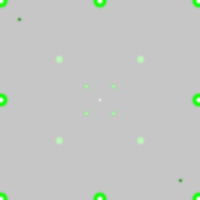
Frame 1 (no input)
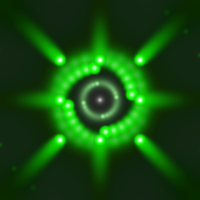
Frame 60 (the mouse pressed at the canvas centre just before this capture)
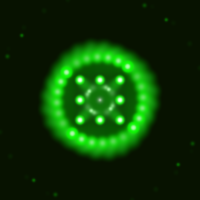
Frame 120 (the mouse held since frame 60 and released just before this capture)

The Processing sketch that drew these frames (run headless with seeded random() and noise(); from frame 60 on, the mouse is pressed at the canvas centre):

// Processing sketch: processing_3485
// ── processing_3485.pde

//Pablo Carrasco
float p,r,P,c,C,
m,N,n,e,E,
Ny,ny,Ey,ey,
nx,Nx,ex,Ex;//Especifico los float que voy a usar para asi poder modificarrlos en cualquier parte del sketch y especificar su valor 1 sola vez.
                                                   
void setup(){
  p=0;
  P=0;
  r=1;
  m=5; 

 
  size(200,200);
  smooth();
  noStroke();
  noCursor();//comando muy util en sketch de interaccion con el mouse...en este caso lo hago para q simplemete el mouse no tape cuando pase por encima del sketch.
}

void draw(){
noiseSeed(100);//el "noiseSeed" lo pongo solo de picado ya que todavia no logro hacerlo funcionar XD 
  n+=0.01; //todos mis float con "n" generalmente los uso para crear noise`s.
  ny+=0.029;
  nx+=0.0063;
  N=noise(n)*2;
  Ny=noise(ny)*2;
  Nx=noise(nx)*1.7;
  circulos2();
  circulos();
  
}



void circulos(){
  P-=r;//float de poscicion.
  p+=r;//float de poscicion.
  c=9.5*N;//float de tamaño variable.
  C=12;//float de tamaño
  if(p>=200||p<=0)//condicional para evitar q las pelotitas escapen ^^,tambien se podria usar "constrain".
  {
    r=-r;
  }
  fill(0,7);
 rectMode(CORNER);
rect(0,0,200,200);//cuadrado que abarca toda la pantalla, lo uso para dar ese efecto blur.
ellipseMode(CENTER);
 //de aca para abajo son las pelotitas que repiten el movimiento por la pantalla
  fill(#123610,150);
  ellipse(p,100,C,C); 
  ellipse(100,p,C,C);
  ellipse(P+200,100,C,C);
  ellipse(100,P+200,C,C);
  ellipse(p,p,C,C);
  ellipse(P+200,P+200,C,C);
  ellipse(p,P+200,C,C);
  ellipse(P+200,p,C,C);

  fill(#0EFF03);
  ellipse(p,100,c,c); 
  ellipse(100,p,c,c);
  ellipse(P+200,100,c,c);
  ellipse(100,P+200,c,c);
  ellipse(p,p,c,c);
  ellipse(P+200,P+200,c,c);
  ellipse(p,P+200,c,c);
  ellipse(P+200,p,c,c);
  
  fill(#ffffff);
  ellipse(p,100,m,m); 
  ellipse(100,p,m,m);
  ellipse(P+200,100,m,m);
  ellipse(100,P+200,m,m);
  ellipse(p,p,m,m);
  ellipse(P+200,P+200,m,m);
  ellipse(p,P+200,m,m);
  ellipse(P+200,p,m,m);

  filter(BLUR);//comando muy muy util para lograr efectos bastante gozadores XD
}

void circulos2(){
//floats de poscicion variable
e=-10*N;
E=10*N;
ey=-30*Ny;
Ey=30*Ny;
ex=-70*Nx;
Ex=70*Nx;

 //si no se empuja la matriz el "rotate" afecta a todos los elementos del sketch y eso se ve feo XD 
  pushMatrix();
  
  translate(width/2,height/2);//traslado el 0,0 al centro de la patall para que asi las pelotitas de este void giren de la forma que lo hacen
  rotate(p/4);//XD aca use un float ya existente solo porque me dio lata generar uno especil para la rotacion ^^
 //desde aca para abajo son los elipses que giran en la pantalla
 ellipse(0,0,2*N,2*N);
 
   fill(#86FF81);
  ellipse(E,E,4,4);
  ellipse(e,e,4,4);
  ellipse(e,E,4,4);
  ellipse(E,e,4,4);
  fill(#E6FFE5);
  ellipse(E,E,2,2);
  ellipse(e,e,2,2);
  ellipse(e,E,2,2);
  ellipse(E,e,2,2);
  
  fill(#0EFF03);
  ellipse(Ey,Ey,C,C);
  ellipse(ey,ey,C,C);
  ellipse(ey,Ey,C,C);
  ellipse(Ey,ey,C,C);
  fill(#C1FFBF);
  ellipse(Ey,Ey,C-7,C-7);
  ellipse(ey,ey,C-7,C-7);
  ellipse(ey,Ey,C-7,C-7);
  ellipse(Ey,ey,C-7,C-7);
  
  fill(#079300);
  ellipse(Ex,Ex,3,3);
  ellipse(ex,ex,3,3);
  ellipse(ex*N,Ex*N,3,3);
  ellipse(Ex*N,ex*N,3,3);
  
popMatrix();  

}
